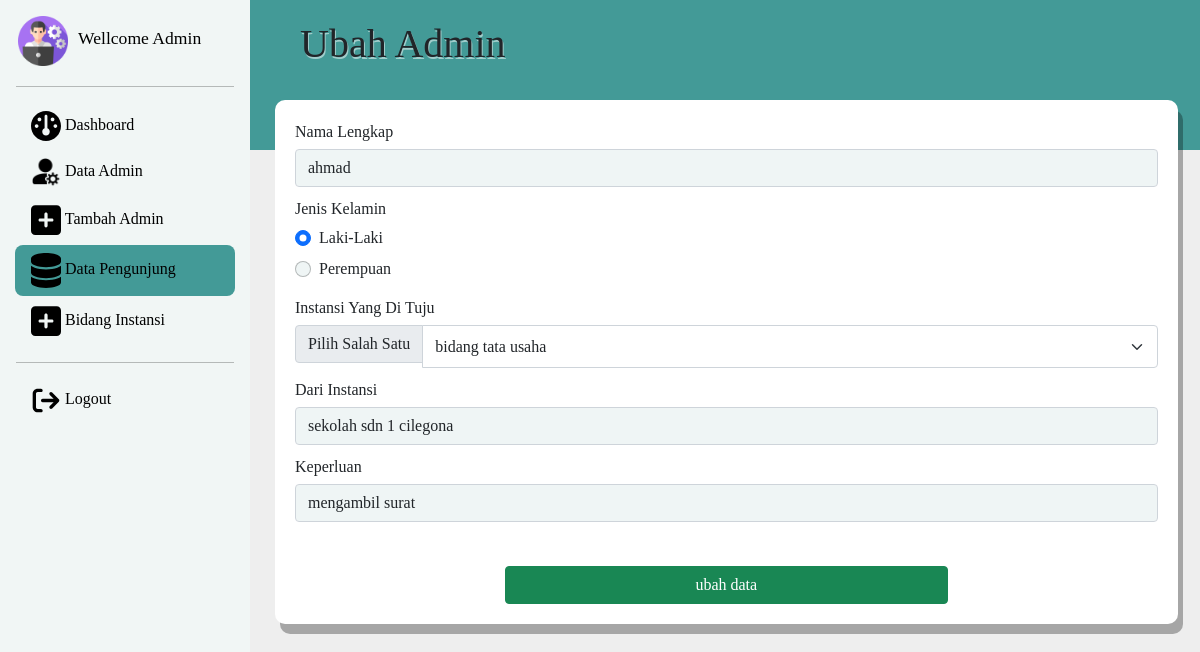
/admin/updateVisitor.php?id=1 (signed in), run on the app's committed database.
### tables this page shows
CREATE TABLE `datapengunjung` (
  `id` int(200) NOT NULL,
  `nama` varchar(255) NOT NULL,
  `jk` varchar(200) NOT NULL,
  `instansi` varchar(255) NOT NULL,
  `dariInstansi` varchar(200) NOT NULL,
  `tanggal` date NOT NULL,
  `jam` time(6) NOT NULL,
  `keperluan` text NOT NULL
);

CREATE TABLE `dtinstansi` (
  `id` int(200) NOT NULL,
  `namaInstansi` varchar(255) NOT NULL
);

### function/functions.php (called while the page is built, shortened)
<?php
$conn = mysqli_connect("localhost", "root", "", "dbdinaspendidikan");
function query($query)
{
    global $conn;
    $result = mysqli_query($conn, $query);
    $rows = [];
    while ($row = mysqli_fetch_assoc($result)) {
        $rows[] = $row;
    }
    return $rows;
}

### admin/updateVisitor.php (the view, shortened to what this page needs)
<?php
$id = $_GET["id"];
require '../function/functions.php';
$data = query("SELECT * FROM datapengunjung WHERE id = $id")[0];
$ins = query("SELECT * FROM dtinstansi");
?>
<!doctype html>
<html lang="en">
<head>
    <link rel="stylesheet" href="../bootstrap/css/bootstrap.min.css">
    <link rel="stylesheet" href="css/updateVisit.css">
</head>
<body>
    <div class="main-container d-flex">
        <div class="sidebar" id="side-nav">
            <div class="header-box px-2 pb-1 pt-2 d-flex">
                <img class="imgAdmin my-auto pt-2" src="icon/software-engineer.png" alt="">
                <h1 class="h1">Wellcome Admin</h1>
            </div>
            <hr class="lineColor mx-3">
            <ul class="list-unstyled items">
                <li class=""><a class="py-2 px-3 d-block" href="index.php"><img class="icon" src="icon/dasboard.svg" alt=""> dashboard</a></li>
                <li class=""><a class="py-2 px-3 d-block" href="dataAdmin.php"><img class="icon" src="icon/admin.png" alt=""> data admin</a></li>
                <li class=""><a class="py-2 px-3 d-block" href="newAdmin.php"><img class="icon" src="icon/tambah.svg" alt=""> tambah admin</a></li>
                <li class="active"><a class="py-2 px-3 d-block" href="visitor.php"><img class="icon" src="icon/dataPengunjung.svg" alt=""> data pengunjung</a></li>
                <li class=""><a class="py-2 px-3 d-block" href="agency.php"><img class="icon" src="icon/tambah.svg" alt=""> bidang instansi</a></li>
            </ul>
            <hr class="lineColor mx-3">
            <ul class="list-unstyled items">
                <li class=""><a class="py-2 px-3 d-block" href="logout.php"><img class="icon" src="icon/logout.svg" alt=""> logout</a></li>
            </ul>
        </div>
        <div class="content">
            <div class="mainContent">
                <div class="title">
                    <h1 class="titleContent">Ubah Admin</h1>
                </div>
                <div class="formAdm">
                    <form action="" method="POST">
                        <div class="form-group">
                            <label for="nama">nama lengkap</label>
                            <input type="text" name="nama" class="form-control" id="nama" autocomplete="off" value="<?= $data["nama"]; ?>" required>
                        </div>
                        <div class="form-group">
                            <label>jenis kelamin</label>
                            <div class="form-check">
                                <input class="form-check-input" type="radio" name="jk" id="flexRadioDefault1" value="L" <?php echo ($data["jk"] == 'L') ?  "checked" : "";  ?>>
                                <label class="form-check-label" for="flexRadioDefault1">
                                    laki-laki
                                </label>
                            </div>
                            <div class="form-check">
                                <input class="form-check-input" type="radio" name="jk" id="flexRadioDefault2" value="P" <?= ($data["jk"] == 'P') ?  "checked" : "";  ?>>
                                <label class="form-check-label" for="flexRadioDefault2">
                                    perempuan
                                </label>
                            </div>
                        </div>
                        <div class="form-group">
                            <label>instansi yang di tuju</label>
                            <div class="input-group">
                                <label class="input-group-text" for="inputGroupSelect01">pilih salah satu </label>
                                <select class="form-select" id="inputGroupSelect01" name="instansi">
                                    <?php foreach ($ins as $dt) : ?>
                                        <option value="<?= $dt["namaInstansi"]; ?>" <?= ($dt["namaInstansi"] == $data["instansi"]) ?  "selected" : "";  ?>><?= $dt["namaInstansi"]; ?></option>
                                    <?php endforeach; ?>
                                </select>
                            </div>
                        </div>
                        <div class="form-group">
                            <label for="drInstansi">dari Instansi</label>
                            <input type="text" name="drInstansi" class="form-control" id="drInstansi" autocomplete="off" value="<?= $data["dariInstansi"]; ?>" required>
                        </div>
                        <div class=" form-group">
                            <label for="keperluan">keperluan</label>
                            <input type="text" name="keperluan" class="form-control" id="keperluan" autocomplete="off" value="<?= $data["keperluan"]; ?>" required>
                        </div>
                        <div class="row d-flex justify-content-center mt-4">
                            <button type="submit" name="submit" class="btn btn-success btnAdd">ubah data</button>
                        </div>
                    </form>
                </div>
            </div>
        </div>
    </div>
</body>
</html>

### admin/css/updateVisit.css (style rules this page uses)
* { margin-top: 0; padding: 0; font-family: "poppins"; }
.main-container { background-color: #eee; }
#side-nav { background-color: #f1f6f5; min-width: 250px; max-width: 250px; transition: all 0.4s; text-transform: capitalize; }
.imgAdmin { width: 50px; margin-left: 10px; margin-right: 10px; }
.h1 { color: black; text-align: center; font-size: 1.1rem; padding-top: 20px; }
.content { width: 100%; min-height: 100vh; }
.icon { width: 30px; }
.lineColor { background: rgb(0, 0, 0); }
.items { margin-left: 15px; margin-right: 15px; }
.sidebar ul li a { text-decoration: none; color: black; }
.sidebar ul .active { background-color: #439a97; border-radius: 8px; }
.sidebar ul li, .sidebar ul .active a:hover { color: #fff; }
.mainContent { position: relative; }
.title { background-color: #439a97; height: 150px; }
.titleContent { padding: 20px 0 0 10px; margin-left: 40px; text-shadow: 1px 2px rgba(255, 255, 255, 0.5); text-transform: capitalize; }
.formAdm { max-width: 95%; position: relative; z-index: 1; margin-top: -50px; margin-left: 25px; background-color: #fff; box-shadow: 5px 10px rgba(0, 0, 0, 0.3); padding: 20px; border-radius: 10px; margin-bottom: 20px; }
.form-group { margin-bottom: 10px; }
.form-group label { margin-bottom: 5px; text-transform: capitalize; }
.form-group input { background-color: #eff5f5; text-transform: none; }
.btnAdd { margin-top: 20px; width: 50%; text-align: center; }
.btnAdd { text-decoration: none; list-style: none; color: #fff; }

### data on the page
datapengunjung: nama "ahmad", jk "☑ Laki-Laki", jk "☐ Perempuan", instansi "bidang tata usaha", drInstansi "sekolah sdn 1 cilegona", keperluan "mengambil surat"
